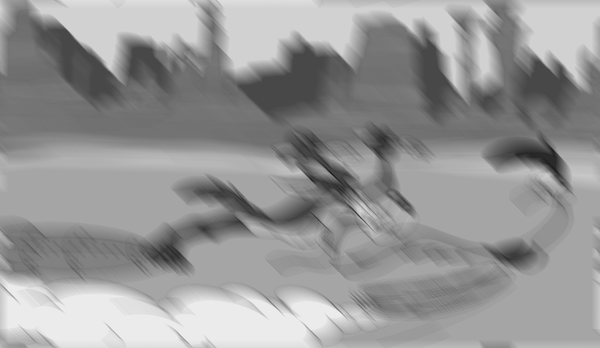
%> input picture Praxisaufgaben/03/p03_Bild1.png, 600 x 348 px
$ octave p03_comp.m   (GNU Octave 9; MATLAB toolbox functions it lacks are replaced by stand-ins)
%> lines starting %> are read from the running program, lines starting %| are printed output that depends on the picture; in (x1, y1, x2, y2) boxes, pixels count from 0 and x2, y2 are one past the last pixel; in counts of white or black regions, pixels touching at a corner belong together; the program's own positions count from 1
### Praxisaufgaben/03/p03_wien_filt.m

function [img_rest] = p03_wien_filt (img_blur, psf, k)

H = fft2(psf);
fft_img_blur = fftshift(fft2(img_blur));
y_max = size(img_blur,1);
x_max = size(img_blur,2);

img_rest(1:y_max,1:x_max) = fft_img_blur(1:y_max,1:x_max).*((1./H(1:y_max,1:x_max)).*(abs(H(1:y_max,1:x_max)).^2 ./ (abs(H(1:y_max,1:x_max)).^2 + k)));
img_rest = ifft2(img_rest);
endfunction

### Praxisaufgaben/03/p03_comp.m
clear; close; clc;


img_blur = imread('p03_Bild1.png');
%> img_blur is the input picture: size 348x600 uint8; min 21, max 238, mean 150.3
figure();
img_blur = im2double(img_blur);
%> img_blur: size 348x600 double
imshow(img_blur)


y_middle = floor(size(img_blur,1)/2);
%> y_middle = 174
x_middle = floor(size(img_blur,2)/2);
%> x_middle = 300
psf = zeros(size(img_blur));
%creating psf with 17px length
psf(y_middle,x_middle-8:x_middle+8) = 1;
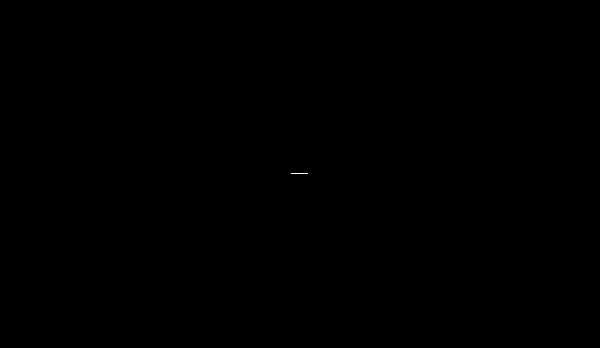
%> psf: size 348x600 double; values 0 (black) and 1 (white), 0.01% white in thin lines or dots, all inside (x1, y1, x2, y2) = (291, 173, 308, 174)

%rotate the psf by 135°
psf = imrotate(psf, 135, 'bilinear', 'crop');

%transform image and psf
fft_img_blur = fftshift(fft2(img_blur));
fft_psf = fft2(psf);
%Hinweis 1: Achten Sie darauf, dass die Fourierkoordinatensysteme der Punk-
%tantwort und des fouriertransformierten Bildes übereinstimmen.


%get the corrected_image by dividing the blurred one through the psf
y_max = y_middle*2;
%> y_max = 348
x_max = x_middle*2;
%> x_max = 600
corrected_image(1:y_max,1:x_max) =  fft_img_blur(1:y_max,1:x_max)./fft_psf(1:y_max,1:x_max);
figure();
imshow(ifft2(corrected_image))
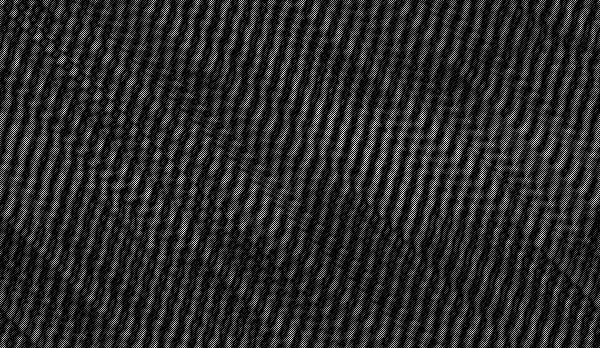
%> displayed picture: size 348x600, on the screen's scale of 0 to 255; min 0, max 255, mean 40

%{
Das Bild wurde leider nicht erfolgreich rekonstruiert.
Der Fehler konnte auch durch verschiedene Tests nicht gefunden werden.
Theoretisch sollte die Bewegungsunschärfe neutralisiert werden
%}

figure();
k = 0.01;
imshow(p03_wien_filt(img_blur, psf, k))
%> in p03_wien_filt, `img_rest = ifft2(img_rest);`:
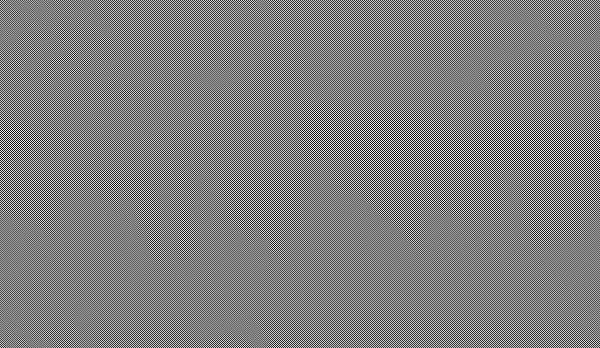
%> img_rest: size 348x600 double; min -0.498, max 0.503, mean 2.96e-06; drawn with min black and max white
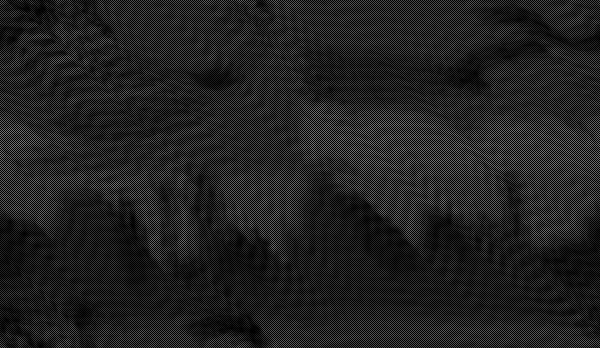
%> displayed picture: size 348x600, on the screen's scale of 0 to 255; min 0, max 128, mean 33.6

%{
Bei einem kleinen k sollte das Bild gut restauriert werden, wird aber
sehr verrauscht.
Je höher das k, desto geglätteter werden die Kanten.
%}
